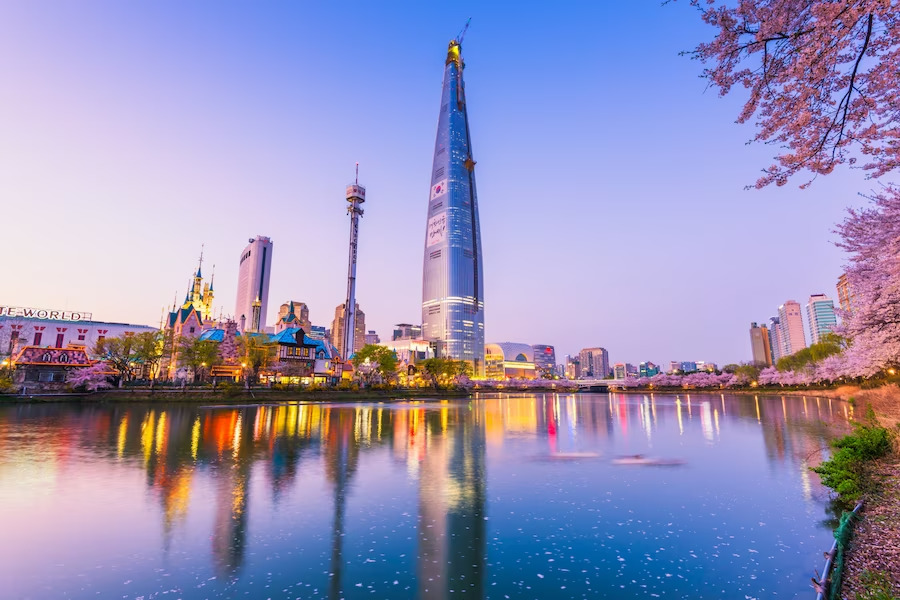
#> input picture images/test.jpeg, 900 x 600 px
$ python convert_to_gray.py
#> lines starting #> are read from the running program, lines starting #| are printed output that depends on the picture
# Initial setting
import cv2

# Program start
path = 'images/'
# read image
img_color = cv2.imread(path + 'test.jpeg', cv2.IMREAD_COLOR)
#> img_color is the input picture: shape (600, 900, 3); mean B, G, R 185.1, 146.5, 151.1

if img_color is None:
    print("Read image fail")
    exit(1)

# show readed image on Window
cv2.namedWindow('Color')  # can be dropped
cv2.imshow('Color', img_color)

# Stop running until any key is pressed. '0' means wait in 0ms
cv2.waitKey(0)
# Close window named 'Color'
cv2.destroyWindow('Color')

# Convert img_color object to Gray Scale img
img_gray = cv2.cvtColor(img_color, cv2.COLOR_BGR2GRAY)
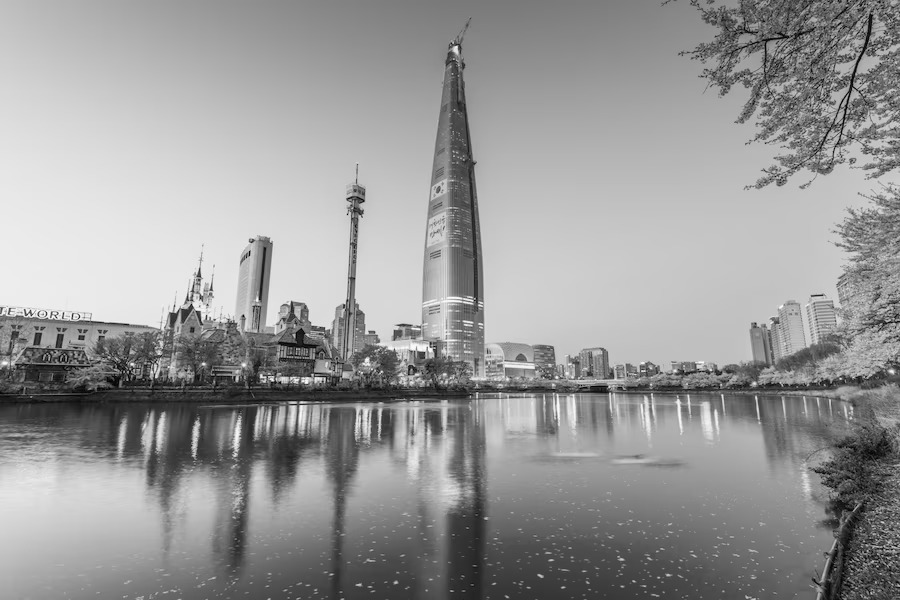
#> img_gray: shape (600, 900); min 1, max 253, mean 152.3

# cv2.namedWindow('Grayscale')
cv2.imshow('Grayscale', img_gray)


# save(write) img_color object(Gray scale image) to path 'images/' with name 'test_gray.jpeg'
cv2.imwrite(path + 'test_gray.jpeg', img_gray)

cv2.waitKey(0)
# Close all window(s)
cv2.destroyAllWindows()
